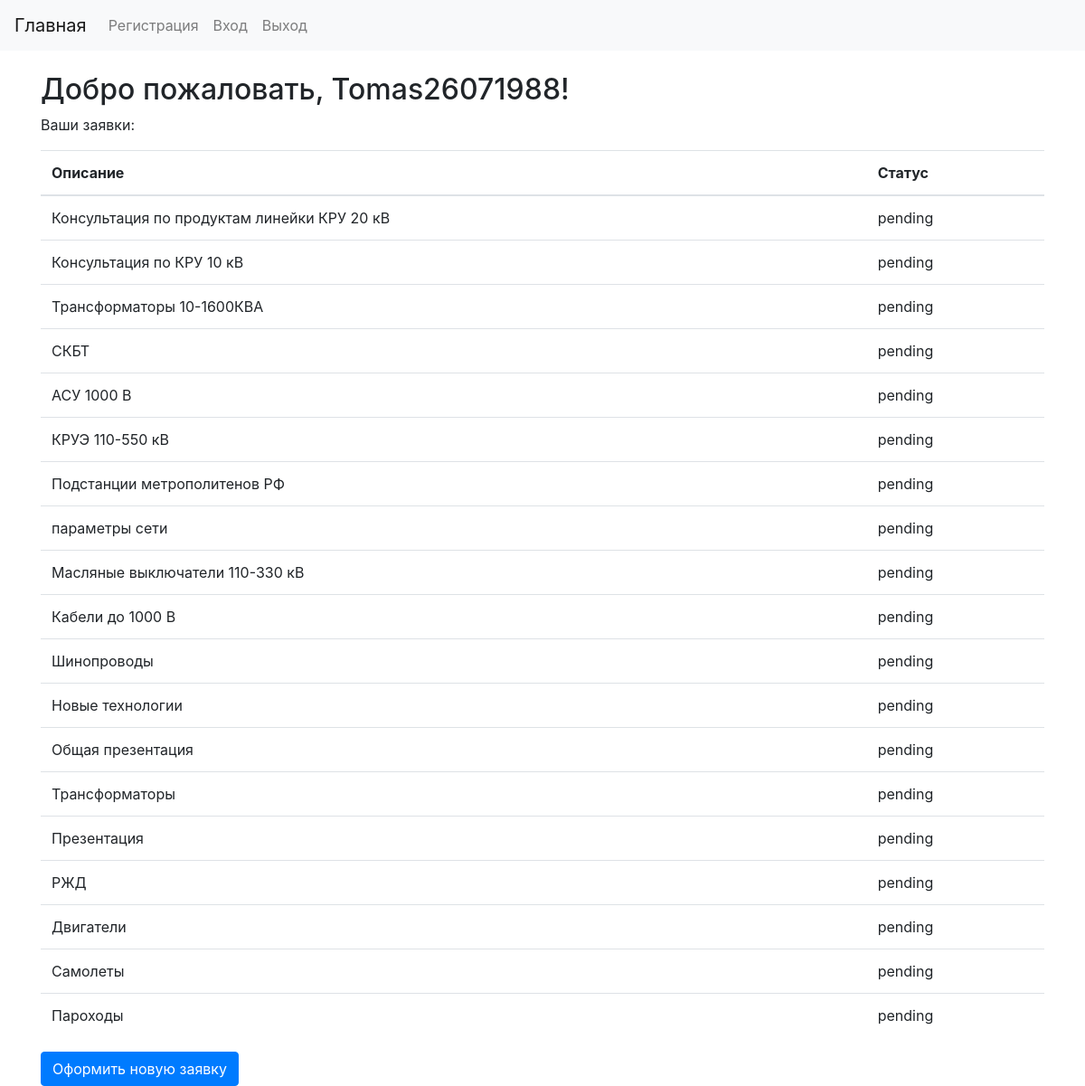
The app's page /dashboard/ (signed in) with its own data.
### appointments/models.py (models this page shows, shortened)
class CustomUser(AbstractUser):
    phone = models.CharField(max_length=15, blank=True, null=True)

class ConsultationRequest(models.Model):
    objects = None
    user = models.ForeignKey(User, on_delete=models.CASCADE)
    description = models.TextField()
    status = models.CharField(max_length=20, default='pending')  # статус
    created_at = models.DateTimeField(auto_now_add=True)
    appointment_date = models.DateField()  # Поле для даты
    appointment_time = models.TimeField()  # Поле для времени

### appointments/views.py (the view)
# urls.py: path('dashboard/', dashboard, name='dashboard'),
@login_required
def dashboard(request):
    requests = ConsultationRequest.objects.filter(user=request.user)
    logger.info(f'Пользователь {request.user.email} открывает личный кабинет')
    return render(request, 'appointments/dashboard.html', {'requests': requests})

### appointments/templates/appointments/dashboard.html (shortened to what this page needs)
{% extends 'appointments/base.html' %}
{% block content %}
<h2>Добро пожаловать, {{ user.username }}!</h2>
<p>Ваши заявки:</p>
<table class="table">
    <thead>
        <tr>
            <th>Описание</th>
            <th>Статус</th>
        </tr>
    </thead>
    <tbody>
        {% for request in requests %}
        <tr>
            <td>{{ request.description }}</td>
            <td>{{ request.status }}</td>
        </tr>
        {% endfor %}
    </tbody>
</table>
<a href="{% url 'new_request' %}" class="btn btn-primary">Оформить новую заявку</a>
{% endblock %}

### appointments/templates/appointments/base.html (shortened to what this page needs)
<!DOCTYPE html>
<html lang="ru">
<head>
    <link href="https://stackpath.bootstrapcdn.com/bootstrap/4.5.2/css/bootstrap.min.css" rel="stylesheet">
</head>
<body>
    <nav class="navbar navbar-expand-lg navbar-light bg-light">
        <a class="navbar-brand" href="/">Главная</a>
        <div class="collapse navbar-collapse" id="navbarNav">
            <ul class="navbar-nav">
                <li class="nav-item"><a class="nav-link" href="{% url 'register' %}">Регистрация</a></li>
                <li class="nav-item"><a class="nav-link" href="{% url 'login' %}">Вход</a></li>
                <li class="nav-item"><a class="nav-link" href="{% url 'logout' %}">Выход</a></li>
            </ul>
        </div>
    </nav>
    <div class="container mt-4">
        {% block content %}{% endblock %}
    </div>
</body>
</html>

### records on screen
CustomUser: username "Tomas26071988"
ConsultationRequest: description "Консультация по продуктам линейки КРУ 20 кВ", status "pending"
ConsultationRequest: description "Консультация по КРУ 10 кВ", status "pending"
ConsultationRequest: description "Трансформаторы 10-1600КВА", status "pending"
ConsultationRequest: description "СКБТ", status "pending"
ConsultationRequest: description "АСУ 1000 В", status "pending"
ConsultationRequest: description "КРУЭ 110-550 кВ", status "pending"
ConsultationRequest: description "Подстанции метрополитенов РФ", status "pending"
ConsultationRequest: description "параметры сети", status "pending"
ConsultationRequest: description "Масляные выключатели 110-330 кВ", status "pending"
ConsultationRequest: description "Кабели до 1000 В", status "pending"
ConsultationRequest: description "Шинопроводы", status "pending"
ConsultationRequest: description "Новые технологии", status "pending"
ConsultationRequest: description "Общая презентация", status "pending"
ConsultationRequest: description "Трансформаторы", status "pending"
ConsultationRequest: description "Презентация", status "pending"
ConsultationRequest: description "РЖД", status "pending"
ConsultationRequest: description "Двигатели", status "pending"
ConsultationRequest: description "Cамолеты", status "pending"
ConsultationRequest: description "Пароходы", status "pending"
